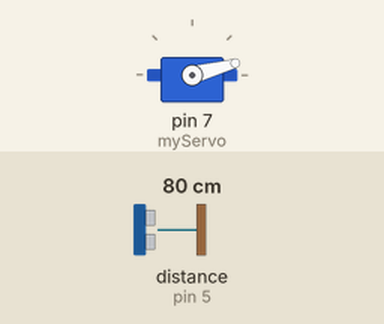
A sketch run on a simulated Arduino Uno, built with avr-gcc and run on an emulated ATmega328P. Shown: servo. Wiring (inferred from the names in the program): ultrasonic range finder: trigger pin 6; echo pin 5. The test bench sets the inputs (shaded band); at power-on: distance to the obstacle (sensor on pin 5) 80 cm. The echo pulse lasts 58.3 µs per cm; not simulated (calls return 0 or success): arduino_secrets.h; what the sketch prints to the serial monitor is not drawn.

Above: at 0.01 s.
1.3 s: distance to the obstacle (sensor on pin 5) set to 2 cm
At 2.1 s:
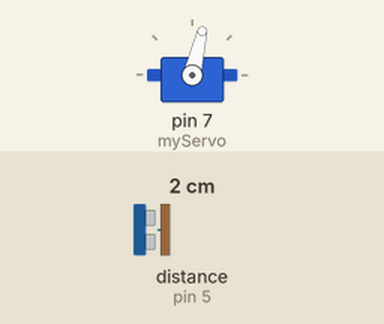
4.3 s: distance to the obstacle (sensor on pin 5) set to 299 cm
At 5.17 s:
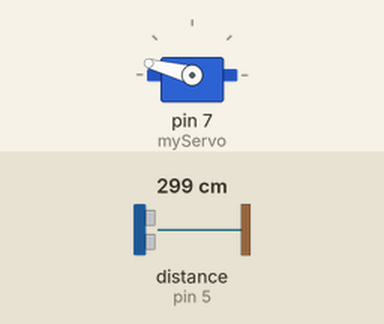
7.3 s: distance to the obstacle (sensor on pin 5) set to 4 cm
At 8.2 s:
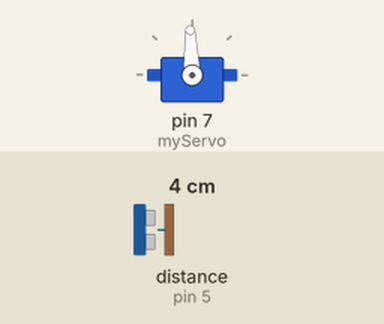
10.3 s: distance to the obstacle (sensor on pin 5) set to 35 cm
Timing chart, 0 to 14.3 s (numbered marks = the images above; inputs shaded):
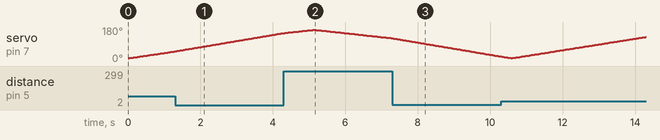

The sketch:

Ultrasonic_sensor_project.ino
```cpp
#include "arduino_secrets.h"

// Includes the Servo library
#include <Servo.h>.
// Defines Tirg and Echo pins of the Ultrasonic Sensor
const int trigPin = 6;
const int echoPin = 5;
//by www.andprof.com
// Variables for the duration and the distance
long duration;
int distance;
Servo myServo; // Creates a servo object for controlling the servo motor
void setup() {
  pinMode(trigPin, OUTPUT);
  pinMode(echoPin, INPUT);
  Serial.begin(9600);
  myServo.attach(7);
}
void loop() {
  for(int i=15;i<=165;i++){
  myServo.write(i);
  delay(30);
  distance = calculateDistance();

  Serial.print(i);
  Serial.print(",");
  Serial.print(distance);
  Serial.print(".");
  }

  for(int i=165;i>15;i--){
  myServo.write(i);
  delay(30);
  distance = calculateDistance();
  Serial.print(i);
  Serial.print(",");
  Serial.print(distance);
  Serial.print(".");
  }
}
int calculateDistance(){

  digitalWrite(trigPin, LOW);
  delayMicroseconds(2);
  digitalWrite(trigPin, HIGH);
  delayMicroseconds(10);
  digitalWrite(trigPin, LOW);
  duration = pulseIn(echoPin, HIGH);
  distance= duration*0.034/2;
  return distance;
}
```
